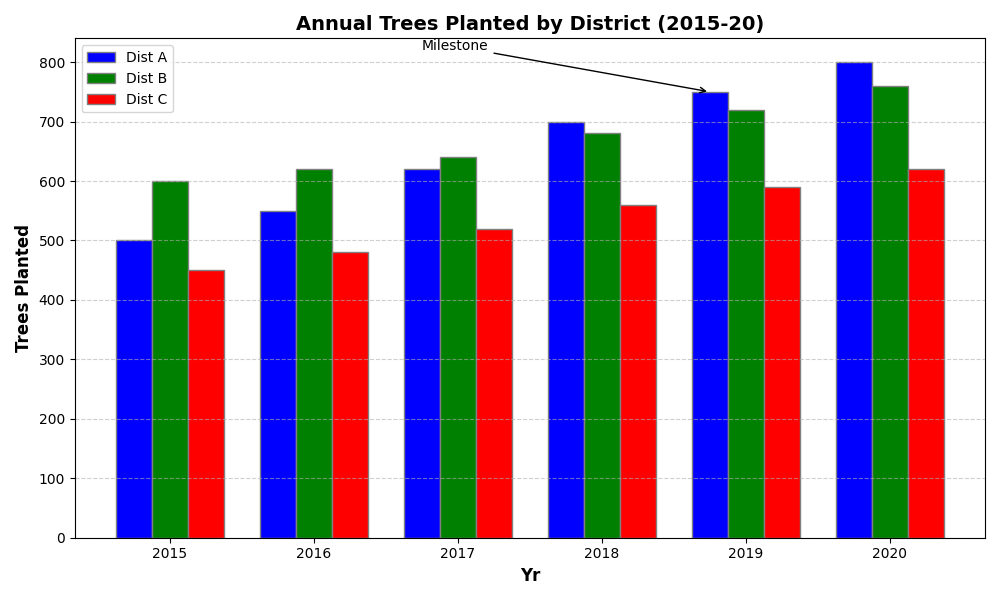

The script that drew this image:
import matplotlib.pyplot as plt
import numpy as np

years = np.arange(2015, 2021)
districtA_trees = np.array([500, 550, 620, 700, 750, 800])
districtB_trees = np.array([600, 620, 640, 680, 720, 760])
districtC_trees = np.array([450, 480, 520, 560, 590, 620])

bar_width = 0.25
r1 = np.arange(len(years))
r2 = [x + bar_width for x in r1]
r3 = [x + bar_width for x in r2]

fig, ax = plt.subplots(figsize=(10, 6))

ax.bar(r1, districtA_trees, color='blue', width=bar_width, edgecolor='grey', label='Dist A')
ax.bar(r2, districtB_trees, color='green', width=bar_width, edgecolor='grey', label='Dist B')
ax.bar(r3, districtC_trees, color='red', width=bar_width, edgecolor='grey', label='Dist C')

ax.set_xlabel('Yr', fontweight='bold', fontsize=12)
ax.set_ylabel('Trees Planted', fontweight='bold', fontsize=12)
ax.set_title('Annual Trees Planted by District (2015-20)', fontweight='bold', fontsize=14)
ax.set_xticks([r + bar_width for r in range(len(years))])
ax.set_xticklabels(years)

ax.legend()

ax.grid(True, linestyle='--', alpha=0.6, axis='y')
plt.tight_layout()

ax.annotate('Milestone', xy=(4, 750), xytext=(2, 820),
            arrowprops=dict(facecolor='black', arrowstyle='->'), fontsize=10)

plt.tight_layout()
plt.show()
